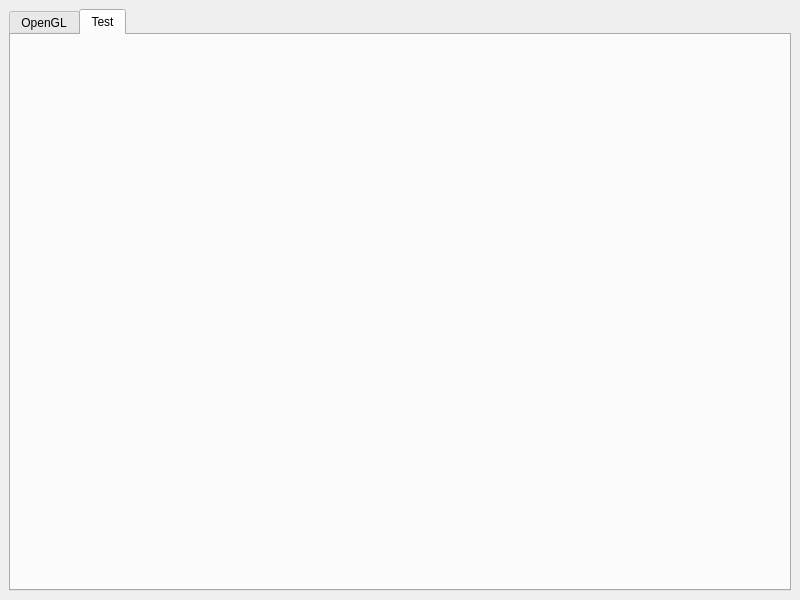
<?xml version="1.0" encoding="UTF-8"?>
<ui version="4.0">
 <class>MyMainWindow</class>
 <widget class="QMainWindow" name="MyMainWindow">
  <property name="geometry">
   <rect>
    <x>0</x>
    <y>0</y>
    <width>800</width>
    <height>600</height>
   </rect>
  </property>
  <property name="windowTitle">
   <string>MyMainWindow</string>
  </property>
  <widget class="QWidget" name="centralwidget">
   <layout class="QVBoxLayout" name="verticalLayout_2">
    <item>
     <widget class="QTabWidget" name="tabWidget">
      <property name="currentIndex">
       <number>1</number>
      </property>
      <widget class="QWidget" name="tabOpenGL">
       <attribute name="title">
        <string>OpenGL</string>
       </attribute>
       <layout class="QVBoxLayout" name="verticalLayout_3">
        <item>
         <layout class="QVBoxLayout" name="verticalLayoutOpebnGL"/>
        </item>
       </layout>
      </widget>
      <widget class="QWidget" name="tabTest">
       <attribute name="title">
        <string>Test</string>
       </attribute>
       <layout class="QVBoxLayout" name="verticalLayout_4">
        <item>
         <layout class="QVBoxLayout" name="verticalLayoutTest"/>
        </item>
       </layout>
      </widget>
     </widget>
    </item>
   </layout>
  </widget>
 </widget>
 <resources/>
 <connections/>
</ui>
